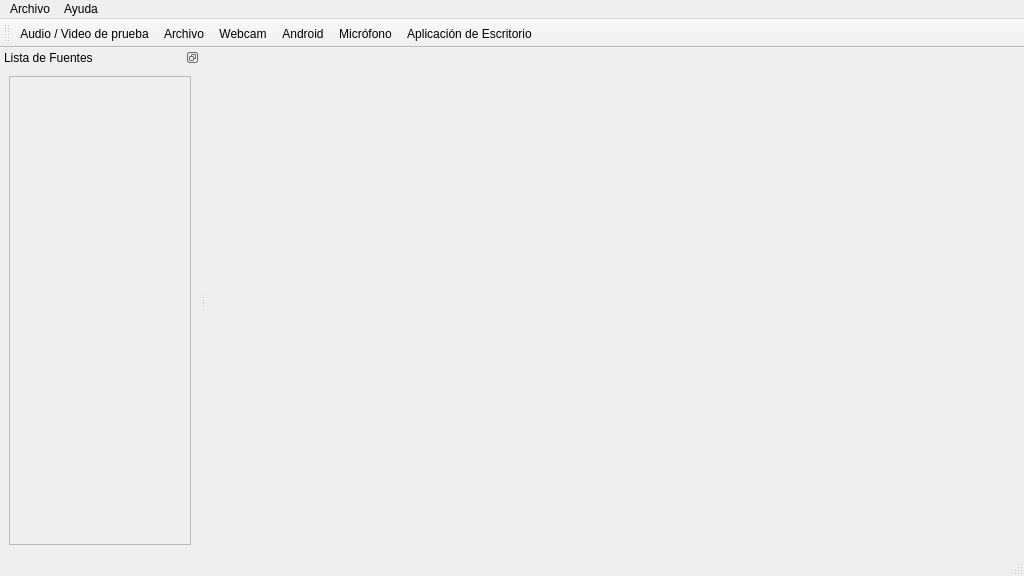
<?xml version="1.0" encoding="UTF-8"?>
<ui version="4.0">
 <class>MainWindow</class>
 <widget class="QMainWindow" name="MainWindow">
  <property name="geometry">
   <rect>
    <x>0</x>
    <y>0</y>
    <width>1024</width>
    <height>576</height>
   </rect>
  </property>
  <property name="minimumSize">
   <size>
    <width>1024</width>
    <height>576</height>
   </size>
  </property>
  <property name="windowTitle">
   <string>HHTV Studio</string>
  </property>
  <widget class="QWidget" name="centralwidget">
   <layout class="QHBoxLayout" name="LayoutCentralWidget"/>
  </widget>
  <widget class="QMenuBar" name="Menubar">
   <property name="geometry">
    <rect>
     <x>0</x>
     <y>0</y>
     <width>1024</width>
     <height>20</height>
    </rect>
   </property>
   <widget class="QMenu" name="MenuArchivo">
    <property name="title">
     <string>Archivo</string>
    </property>
    <addaction name="actionTemplateImport"/>
    <addaction name="actionTemplateExport"/>
    <addaction name="ActionQuit"/>
   </widget>
   <widget class="QMenu" name="MenuAyuda">
    <property name="title">
     <string>Ayuda</string>
    </property>
    <addaction name="ActionAbout"/>
   </widget>
   <addaction name="MenuArchivo"/>
   <addaction name="MenuAyuda"/>
  </widget>
  <widget class="QToolBar" name="ToolBar">
   <property name="windowTitle">
    <string>toolBar</string>
   </property>
   <property name="movable">
    <bool>true</bool>
   </property>
   <property name="iconSize">
    <size>
     <width>22</width>
     <height>22</height>
    </size>
   </property>
   <property name="toolButtonStyle">
    <enum>Qt::ToolButtonTextUnderIcon</enum>
   </property>
   <property name="floatable">
    <bool>false</bool>
   </property>
   <attribute name="toolBarArea">
    <enum>TopToolBarArea</enum>
   </attribute>
   <attribute name="toolBarBreak">
    <bool>false</bool>
   </attribute>
   <addaction name="ActionVideoAudiotest"/>
   <addaction name="ActionFile"/>
   <addaction name="ActionWebcam"/>
   <addaction name="ActionAndroid"/>
   <addaction name="ActionMic"/>
   <addaction name="ActionDesktopApp"/>
  </widget>
  <widget class="QStatusBar" name="statusBar"/>
  <widget class="QDockWidget" name="DockWidgetSources">
   <property name="sizePolicy">
    <sizepolicy hsizetype="Expanding" vsizetype="Expanding">
     <horstretch>0</horstretch>
     <verstretch>0</verstretch>
    </sizepolicy>
   </property>
   <property name="minimumSize">
    <size>
     <width>200</width>
     <height>200</height>
    </size>
   </property>
   <property name="features">
    <set>QDockWidget::DockWidgetFloatable|QDockWidget::DockWidgetMovable</set>
   </property>
   <property name="windowTitle">
    <string>Lista de Fuentes</string>
   </property>
   <attribute name="dockWidgetArea">
    <number>1</number>
   </attribute>
   <widget class="QWidget" name="dockWidgetContents_5">
    <layout class="QHBoxLayout" name="horizontalLayout_2">
     <item>
      <widget class="QScrollArea" name="ScrollAreaSources">
       <property name="sizePolicy">
        <sizepolicy hsizetype="Expanding" vsizetype="Expanding">
         <horstretch>0</horstretch>
         <verstretch>0</verstretch>
        </sizepolicy>
       </property>
       <property name="frameShadow">
        <enum>QFrame::Plain</enum>
       </property>
       <property name="widgetResizable">
        <bool>true</bool>
       </property>
       <widget class="QWidget" name="scrollAreaWidgetContents">
        <property name="geometry">
         <rect>
          <x>0</x>
          <y>0</y>
          <width>180</width>
          <height>455</height>
         </rect>
        </property>
        <property name="sizePolicy">
         <sizepolicy hsizetype="Expanding" vsizetype="Expanding">
          <horstretch>0</horstretch>
          <verstretch>0</verstretch>
         </sizepolicy>
        </property>
        <layout class="QVBoxLayout" name="LayoutSources"/>
       </widget>
      </widget>
     </item>
    </layout>
   </widget>
  </widget>
  <action name="ActionQuit">
   <property name="text">
    <string>Salir</string>
   </property>
  </action>
  <action name="ActionAbout">
   <property name="text">
    <string>Acerca de</string>
   </property>
  </action>
  <action name="ActionWebcam">
   <property name="icon">
    <iconset theme="camera-web">
     <normaloff/>
    </iconset>
   </property>
   <property name="text">
    <string>Webcam</string>
   </property>
   <property name="toolTip">
    <string>Agregar Webcam</string>
   </property>
  </action>
  <action name="ActionFile">
   <property name="icon">
    <iconset theme="applications-multimedia">
     <normaloff/>
    </iconset>
   </property>
   <property name="text">
    <string>Archivo</string>
   </property>
   <property name="toolTip">
    <string>Agregar archivo de audio o video</string>
   </property>
  </action>
  <action name="ActionAndroid">
   <property name="icon">
    <iconset theme="pda">
     <normaloff/>
    </iconset>
   </property>
   <property name="text">
    <string>Android</string>
   </property>
   <property name="toolTip">
    <string>Usando IP Webcam</string>
   </property>
  </action>
  <action name="ActionMic">
   <property name="icon">
    <iconset theme="audio-input-microphone">
     <normaloff/>
    </iconset>
   </property>
   <property name="text">
    <string>Micrófono</string>
   </property>
   <property name="toolTip">
    <string>Añadir microfono</string>
   </property>
  </action>
  <action name="ActionVideoAudiotest">
   <property name="text">
    <string>Audio / Video de prueba</string>
   </property>
   <property name="toolTip">
    <string>Agregar audio / video de prueba</string>
   </property>
  </action>
  <action name="ActionDesktopApp">
   <property name="icon">
    <iconset theme="computer">
     <normaloff/>
    </iconset>
   </property>
   <property name="text">
    <string>Aplicación de Escritorio</string>
   </property>
  </action>
  <action name="actionTemplateImport">
   <property name="text">
    <string>Importar desde plantilla</string>
   </property>
  </action>
  <action name="actionTemplateExport">
   <property name="text">
    <string>Exportar a plantilla</string>
   </property>
  </action>
 </widget>
 <resources/>
 <connections/>
</ui>
